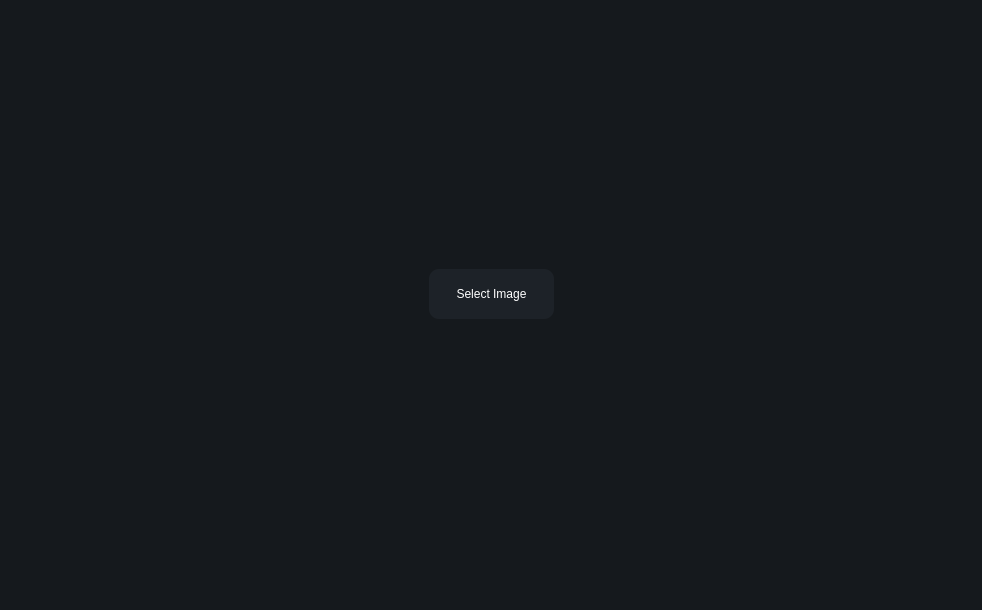
<?xml version="1.0" encoding="UTF-8"?>
<ui version="4.0">
 <class>MainWindow</class>
 <widget class="QMainWindow" name="MainWindow">
  <property name="geometry">
   <rect>
    <x>0</x>
    <y>0</y>
    <width>982</width>
    <height>610</height>
   </rect>
  </property>
  <property name="windowTitle">
   <string>Photo Editor</string>
  </property>
  <property name="styleSheet">
   <string notr="true">background-color: rgb(21, 25, 29);</string>
  </property>
  <widget class="QWidget" name="centralwidget">
   <property name="enabled">
    <bool>true</bool>
   </property>
   <property name="styleSheet">
    <string notr="true">background-color: rgb(21, 25, 29);</string>
   </property>
   <layout class="QGridLayout" name="gridLayout_2">
    <item row="0" column="0">
     <widget class="QStackedWidget" name="stackedWidget">
      <property name="currentIndex">
       <number>0</number>
      </property>
      <widget class="QWidget" name="fileSelectPage">
       <layout class="QGridLayout" name="gridLayout">
        <item row="0" column="0">
         <spacer name="leftSpacer">
          <property name="orientation">
           <enum>Qt::Horizontal</enum>
          </property>
          <property name="sizeHint" stdset="0">
           <size>
            <width>40</width>
            <height>20</height>
           </size>
          </property>
         </spacer>
        </item>
        <item row="0" column="2">
         <spacer name="rightSpacer">
          <property name="orientation">
           <enum>Qt::Horizontal</enum>
          </property>
          <property name="sizeHint" stdset="0">
           <size>
            <width>40</width>
            <height>20</height>
           </size>
          </property>
         </spacer>
        </item>
        <item row="0" column="1">
         <widget class="QPushButton" name="selectImageButton">
          <property name="minimumSize">
           <size>
            <width>125</width>
            <height>50</height>
           </size>
          </property>
          <property name="styleSheet">
           <string notr="true">QPushButton {
	color: rgb(255, 255, 255);
	border: none;
	background-color: rgb(29, 34, 40);	
	border-radius: 10px;
	font: 250 12pt &quot;Helvetica&quot;;
}

QPushButton:hover {
	background-color: rgb(54, 64, 75);
}</string>
          </property>
          <property name="text">
           <string>Select Image</string>
          </property>
         </widget>
        </item>
       </layout>
      </widget>
      <widget class="QWidget" name="photoEditingPage">
       <layout class="QHBoxLayout" name="horizontalLayout">
        <item>
         <widget class="QFrame" name="frame">
          <property name="maximumSize">
           <size>
            <width>250</width>
            <height>16777215</height>
           </size>
          </property>
          <property name="styleSheet">
           <string notr="true">background-color:rgb(41, 48, 56);
border: none;
border-radius: 10px;</string>
          </property>
          <property name="frameShape">
           <enum>QFrame::StyledPanel</enum>
          </property>
          <property name="frameShadow">
           <enum>QFrame::Raised</enum>
          </property>
          <layout class="QVBoxLayout" name="verticalLayout">
           <property name="leftMargin">
            <number>0</number>
           </property>
           <property name="topMargin">
            <number>10</number>
           </property>
           <property name="rightMargin">
            <number>0</number>
           </property>
           <property name="bottomMargin">
            <number>0</number>
           </property>
           <item>
            <widget class="QLabel" name="effectsLabel">
             <property name="styleSheet">
              <string notr="true">color: white;
font: 250 16pt &quot;Helvetica&quot;;
padding: 10px;</string>
             </property>
             <property name="text">
              <string>Effects</string>
             </property>
             <property name="alignment">
              <set>Qt::AlignCenter</set>
             </property>
            </widget>
           </item>
           <item>
            <widget class="QListWidget" name="effectsListWidget">
             <property name="focusPolicy">
              <enum>Qt::NoFocus</enum>
             </property>
             <property name="styleSheet">
              <string notr="true">QListWidget {
background-color: rgb(29, 34, 40);
border-radius: 0px;
border-bottom-right-radius: 10px;
border-bottom-left-radius: 10px;
}

QListWidget::item {
	background-color: rgb(29, 34, 40);
	border: none;
	border-radius: 4px;
	padding: 5px;
	color: white;
	font: 10pt &quot;Helvetica&quot;;
}

QListWidget::item:hover {
	background-color: rgb(50, 68, 88);
}

QListWidget::item:selected {
	background-color: rgb(55, 100, 156);
}
</string>
             </property>
             <property name="verticalScrollBarPolicy">
              <enum>Qt::ScrollBarAlwaysOff</enum>
             </property>
             <property name="horizontalScrollBarPolicy">
              <enum>Qt::ScrollBarAlwaysOff</enum>
             </property>
             <property name="currentRow">
              <number>-1</number>
             </property>
            </widget>
           </item>
          </layout>
         </widget>
        </item>
        <item>
         <layout class="QVBoxLayout" name="editingVerticalLayout">
          <property name="spacing">
           <number>6</number>
          </property>
          <property name="leftMargin">
           <number>0</number>
          </property>
          <property name="topMargin">
           <number>6</number>
          </property>
          <property name="bottomMargin">
           <number>0</number>
          </property>
          <item>
           <widget class="QStackedWidget" name="effectsStackedWidget">
            <property name="maximumSize">
             <size>
              <width>250</width>
              <height>16777215</height>
             </size>
            </property>
            <property name="currentIndex">
             <number>0</number>
            </property>
            <widget class="QWidget" name="blurPage">
             <property name="maximumSize">
              <size>
               <width>250</width>
               <height>16777215</height>
              </size>
             </property>
             <layout class="QVBoxLayout" name="verticalLayout_3">
              <property name="leftMargin">
               <number>0</number>
              </property>
              <property name="topMargin">
               <number>9</number>
              </property>
              <property name="rightMargin">
               <number>0</number>
              </property>
              <item>
               <spacer name="blurVerticalSpacer">
                <property name="orientation">
                 <enum>Qt::Vertical</enum>
                </property>
                <property name="sizeHint" stdset="0">
                 <size>
                  <width>20</width>
                  <height>40</height>
                 </size>
                </property>
               </spacer>
              </item>
              <item>
               <widget class="QLabel" name="blurIntensityLabel">
                <property name="styleSheet">
                 <string notr="true">color: white;
font: 250 10pt &quot;Helvetica&quot;;</string>
                </property>
                <property name="text">
                 <string>1</string>
                </property>
                <property name="alignment">
                 <set>Qt::AlignCenter</set>
                </property>
               </widget>
              </item>
              <item>
               <widget class="QSlider" name="blurIntensitySlider">
                <property name="minimumSize">
                 <size>
                  <width>0</width>
                  <height>22</height>
                 </size>
                </property>
                <property name="mouseTracking">
                 <bool>true</bool>
                </property>
                <property name="focusPolicy">
                 <enum>Qt::NoFocus</enum>
                </property>
                <property name="styleSheet">
                 <string notr="true">QSlider {
	min-height: 22px;
}

QSlider::groove:horizontal {
	background-color: white;
	height: 6px;
}

QSlider::handle:horizontal {
	background-color: rgb(29, 34, 40);
	width: 18px;
	height: 22px;
	margin: -4px 0;
	border-radius: 4px;
}

QSlider::handle:horizontal:hover {
	background-color: rgb(54, 64, 75);
}</string>
                </property>
                <property name="minimum">
                 <number>1</number>
                </property>
                <property name="maximum">
                 <number>100</number>
                </property>
                <property name="tracking">
                 <bool>true</bool>
                </property>
                <property name="orientation">
                 <enum>Qt::Horizontal</enum>
                </property>
               </widget>
              </item>
              <item>
               <widget class="QPushButton" name="blurButton">
                <property name="styleSheet">
                 <string notr="true">QPushButton {
	color: rgb(255, 255, 255);
	border: none;
	background-color: rgb(29, 34, 40);	
	border-radius: 4px;
	font: 250 10pt &quot;Helvetica&quot;;
	min-height: 24px;
	min-width: 128;;
}

QPushButton:hover {
	background-color: rgb(54, 64, 75);
}</string>
                </property>
                <property name="text">
                 <string>Blur</string>
                </property>
               </widget>
              </item>
             </layout>
            </widget>
            <widget class="QWidget" name="sharpenPage">
             <property name="maximumSize">
              <size>
               <width>250</width>
               <height>16777215</height>
              </size>
             </property>
             <layout class="QVBoxLayout" name="verticalLayout_4">
              <property name="leftMargin">
               <number>0</number>
              </property>
              <property name="rightMargin">
               <number>0</number>
              </property>
              <item>
               <spacer name="sharpenVerticalSpacer">
                <property name="orientation">
                 <enum>Qt::Vertical</enum>
                </property>
                <property name="sizeHint" stdset="0">
                 <size>
                  <width>20</width>
                  <height>394</height>
                 </size>
                </property>
               </spacer>
              </item>
              <item>
               <widget class="QLabel" name="sharpenIntensityLabel">
                <property name="styleSheet">
                 <string notr="true">color: white;
font: 250 10pt &quot;Helvetica&quot;;</string>
                </property>
                <property name="text">
                 <string>1</string>
                </property>
                <property name="alignment">
                 <set>Qt::AlignCenter</set>
                </property>
               </widget>
              </item>
              <item>
               <widget class="QSlider" name="sharpenIntensitySlider">
                <property name="minimumSize">
                 <size>
                  <width>0</width>
                  <height>22</height>
                 </size>
                </property>
                <property name="mouseTracking">
                 <bool>true</bool>
                </property>
                <property name="focusPolicy">
                 <enum>Qt::NoFocus</enum>
                </property>
                <property name="styleSheet">
                 <string notr="true">QSlider {
	min-height: 22px;
}

QSlider::groove:horizontal {
	background-color: white;
	height: 6px;
}

QSlider::handle:horizontal {
	background-color: rgb(29, 34, 40);
	width: 18px;
	height: 22px;
	margin: -4px 0;
	border-radius: 4px;
}

QSlider::handle:horizontal:hover {
	background-color: rgb(54, 64, 75);
}</string>
                </property>
                <property name="minimum">
                 <number>1</number>
                </property>
                <property name="maximum">
                 <number>100</number>
                </property>
                <property name="tracking">
                 <bool>true</bool>
                </property>
                <property name="orientation">
                 <enum>Qt::Horizontal</enum>
                </property>
               </widget>
              </item>
              <item>
               <widget class="QPushButton" name="sharpenButton">
                <property name="styleSheet">
                 <string notr="true">QPushButton {
	color: rgb(255, 255, 255);
	border: none;
	background-color: rgb(29, 34, 40);	
	border-radius: 4px;
	font: 250 10pt &quot;Helvetica&quot;;
	min-height: 24px;
	min-width: 128;;
}

QPushButton:hover {
	background-color: rgb(54, 64, 75);
}</string>
                </property>
                <property name="text">
                 <string>Sharpen</string>
                </property>
               </widget>
              </item>
             </layout>
            </widget>
            <widget class="QWidget" name="contrastPage">
             <layout class="QVBoxLayout" name="verticalLayout_2">
              <property name="leftMargin">
               <number>0</number>
              </property>
              <property name="rightMargin">
               <number>0</number>
              </property>
              <item>
               <spacer name="contrastVerticalSpacer">
                <property name="orientation">
                 <enum>Qt::Vertical</enum>
                </property>
                <property name="sizeHint" stdset="0">
                 <size>
                  <width>20</width>
                  <height>394</height>
                 </size>
                </property>
               </spacer>
              </item>
              <item>
               <widget class="QLabel" name="contrastIntensityLabel">
                <property name="styleSheet">
                 <string notr="true">color: white;
font: 250 10pt &quot;Helvetica&quot;;</string>
                </property>
                <property name="text">
                 <string>0</string>
                </property>
                <property name="alignment">
                 <set>Qt::AlignCenter</set>
                </property>
               </widget>
              </item>
              <item>
               <widget class="QSlider" name="contrastIntensitySlider">
                <property name="minimumSize">
                 <size>
                  <width>0</width>
                  <height>22</height>
                 </size>
                </property>
                <property name="mouseTracking">
                 <bool>true</bool>
                </property>
                <property name="focusPolicy">
                 <enum>Qt::NoFocus</enum>
                </property>
                <property name="styleSheet">
                 <string notr="true">QSlider {
	min-height: 22px;
}

QSlider::groove:horizontal {
	background-color: white;
	height: 6px;
}

QSlider::handle:horizontal {
	background-color: rgb(29, 34, 40);
	width: 18px;
	height: 22px;
	margin: -4px 0;
	border-radius: 4px;
}

QSlider::handle:horizontal:hover {
	background-color: rgb(54, 64, 75);
}</string>
                </property>
                <property name="maximum">
                 <number>100</number>
                </property>
                <property name="tracking">
                 <bool>true</bool>
                </property>
                <property name="orientation">
                 <enum>Qt::Horizontal</enum>
                </property>
               </widget>
              </item>
              <item>
               <widget class="QPushButton" name="contrastButton">
                <property name="styleSheet">
                 <string notr="true">QPushButton {
	color: rgb(255, 255, 255);
	border: none;
	background-color: rgb(29, 34, 40);	
	border-radius: 4px;
	font: 250 10pt &quot;Helvetica&quot;;
	min-height: 24px;
	min-width: 128;;
}

QPushButton:hover {
	background-color: rgb(54, 64, 75);
}</string>
                </property>
                <property name="text">
                 <string>Contrast</string>
                </property>
               </widget>
              </item>
             </layout>
            </widget>
            <widget class="QWidget" name="exposurePage">
             <layout class="QVBoxLayout" name="verticalLayout_5">
              <property name="leftMargin">
               <number>0</number>
              </property>
              <property name="rightMargin">
               <number>0</number>
              </property>
              <item>
               <spacer name="exposureVerticalSpacer">
                <property name="orientation">
                 <enum>Qt::Vertical</enum>
                </property>
                <property name="sizeHint" stdset="0">
                 <size>
                  <width>20</width>
                  <height>394</height>
                 </size>
                </property>
               </spacer>
              </item>
              <item>
               <widget class="QLabel" name="exposureIntensityLabel">
                <property name="styleSheet">
                 <string notr="true">color: white;
font: 250 10pt &quot;Helvetica&quot;;</string>
                </property>
                <property name="text">
                 <string>0</string>
                </property>
                <property name="alignment">
                 <set>Qt::AlignCenter</set>
                </property>
               </widget>
              </item>
              <item>
               <widget class="QSlider" name="exposureIntensitySlider">
                <property name="minimumSize">
                 <size>
                  <width>0</width>
                  <height>22</height>
                 </size>
                </property>
                <property name="mouseTracking">
                 <bool>true</bool>
                </property>
                <property name="focusPolicy">
                 <enum>Qt::NoFocus</enum>
                </property>
                <property name="styleSheet">
                 <string notr="true">QSlider {
	min-height: 22px;
}

QSlider::groove:horizontal {
	background-color: white;
	height: 6px;
}

QSlider::handle:horizontal {
	background-color: rgb(29, 34, 40);
	width: 18px;
	height: 22px;
	margin: -4px 0;
	border-radius: 4px;
}

QSlider::handle:horizontal:hover {
	background-color: rgb(54, 64, 75);
}</string>
                </property>
                <property name="minimum">
                 <number>-50</number>
                </property>
                <property name="maximum">
                 <number>50</number>
                </property>
                <property name="tracking">
                 <bool>true</bool>
                </property>
                <property name="orientation">
                 <enum>Qt::Horizontal</enum>
                </property>
               </widget>
              </item>
              <item>
               <widget class="QPushButton" name="exposureButton">
                <property name="styleSheet">
                 <string notr="true">QPushButton {
	color: rgb(255, 255, 255);
	border: none;
	background-color: rgb(29, 34, 40);	
	border-radius: 4px;
	font: 250 10pt &quot;Helvetica&quot;;
	min-height: 24px;
	min-width: 128;;
}

QPushButton:hover {
	background-color: rgb(54, 64, 75);
}</string>
                </property>
                <property name="text">
                 <string>Expose</string>
                </property>
               </widget>
              </item>
             </layout>
            </widget>
            <widget class="QWidget" name="brightnessPage">
             <layout class="QVBoxLayout" name="verticalLayout_6">
              <property name="leftMargin">
               <number>0</number>
              </property>
              <property name="rightMargin">
               <number>0</number>
              </property>
              <item>
               <spacer name="brightnessVerticalSpacer">
                <property name="orientation">
                 <enum>Qt::Vertical</enum>
                </property>
                <property name="sizeHint" stdset="0">
                 <size>
                  <width>20</width>
                  <height>394</height>
                 </size>
                </property>
               </spacer>
              </item>
              <item>
               <widget class="QLabel" name="brightnessIntensityLabel">
                <property name="styleSheet">
                 <string notr="true">color: white;
font: 250 10pt &quot;Helvetica&quot;;</string>
                </property>
                <property name="text">
                 <string>0</string>
                </property>
                <property name="alignment">
                 <set>Qt::AlignCenter</set>
                </property>
               </widget>
              </item>
              <item>
               <widget class="QSlider" name="brightnessIntensitySlider">
                <property name="minimumSize">
                 <size>
                  <width>0</width>
                  <height>22</height>
                 </size>
                </property>
                <property name="mouseTracking">
                 <bool>true</bool>
                </property>
                <property name="focusPolicy">
                 <enum>Qt::NoFocus</enum>
                </property>
                <property name="styleSheet">
                 <string notr="true">QSlider {
	min-height: 22px;
}

QSlider::groove:horizontal {
	background-color: white;
	height: 6px;
}

QSlider::handle:horizontal {
	background-color: rgb(29, 34, 40);
	width: 18px;
	height: 22px;
	margin: -4px 0;
	border-radius: 4px;
}

QSlider::handle:horizontal:hover {
	background-color: rgb(54, 64, 75);
}</string>
                </property>
                <property name="minimum">
                 <number>-50</number>
                </property>
                <property name="maximum">
                 <number>50</number>
                </property>
                <property name="tracking">
                 <bool>true</bool>
                </property>
                <property name="orientation">
                 <enum>Qt::Horizontal</enum>
                </property>
               </widget>
              </item>
              <item>
               <widget class="QPushButton" name="brightnessButton">
                <property name="styleSheet">
                 <string notr="true">QPushButton {
	color: rgb(255, 255, 255);
	border: none;
	background-color: rgb(29, 34, 40);	
	border-radius: 4px;
	font: 250 10pt &quot;Helvetica&quot;;
	min-height: 24px;
	min-width: 128;;
}

QPushButton:hover {
	background-color: rgb(54, 64, 75);
}</string>
                </property>
                <property name="text">
                 <string>Brighten</string>
                </property>
               </widget>
              </item>
             </layout>
            </widget>
            <widget class="QWidget" name="pixelatePage">
             <layout class="QVBoxLayout" name="verticalLayout_7">
              <property name="leftMargin">
               <number>0</number>
              </property>
              <property name="rightMargin">
               <number>0</number>
              </property>
              <item>
               <spacer name="pixelateVerticalSpacer">
                <property name="orientation">
                 <enum>Qt::Vertical</enum>
                </property>
                <property name="sizeHint" stdset="0">
                 <size>
                  <width>20</width>
                  <height>371</height>
                 </size>
                </property>
               </spacer>
              </item>
              <item>
               <widget class="QLabel" name="pixelateIntensityLabel">
                <property name="styleSheet">
                 <string notr="true">color: white;
font: 250 10pt &quot;Helvetica&quot;;</string>
                </property>
                <property name="text">
                 <string>1</string>
                </property>
                <property name="alignment">
                 <set>Qt::AlignCenter</set>
                </property>
               </widget>
              </item>
              <item>
               <widget class="QSlider" name="pixelateIntensitySlider">
                <property name="minimumSize">
                 <size>
                  <width>0</width>
                  <height>22</height>
                 </size>
                </property>
                <property name="mouseTracking">
                 <bool>true</bool>
                </property>
                <property name="focusPolicy">
                 <enum>Qt::NoFocus</enum>
                </property>
                <property name="styleSheet">
                 <string notr="true">QSlider {
	min-height: 22px;
}

QSlider::groove:horizontal {
	background-color: white;
	height: 6px;
}

QSlider::handle:horizontal {
	background-color: rgb(29, 34, 40);
	width: 18px;
	height: 22px;
	margin: -4px 0;
	border-radius: 4px;
}

QSlider::handle:horizontal:hover {
	background-color: rgb(54, 64, 75);
}</string>
                </property>
                <property name="minimum">
                 <number>1</number>
                </property>
                <property name="maximum">
                 <number>100</number>
                </property>
                <property name="tracking">
                 <bool>true</bool>
                </property>
                <property name="orientation">
                 <enum>Qt::Horizontal</enum>
                </property>
               </widget>
              </item>
              <item>
               <widget class="QPushButton" name="pixelateButton">
                <property name="styleSheet">
                 <string notr="true">QPushButton {
	color: rgb(255, 255, 255);
	border: none;
	background-color: rgb(29, 34, 40);	
	border-radius: 4px;
	font: 250 10pt &quot;Helvetica&quot;;
	min-height: 24px;
	min-width: 128;;
}

QPushButton:hover {
	background-color: rgb(54, 64, 75);
}</string>
                </property>
                <property name="text">
                 <string>Pixelate</string>
                </property>
               </widget>
              </item>
             </layout>
            </widget>
            <widget class="QWidget" name="invertPage">
             <layout class="QVBoxLayout" name="verticalLayout_8">
              <property name="leftMargin">
               <number>0</number>
              </property>
              <property name="rightMargin">
               <number>0</number>
              </property>
              <item>
               <spacer name="invertVerticalSpacer">
                <property name="orientation">
                 <enum>Qt::Vertical</enum>
                </property>
                <property name="sizeHint" stdset="0">
                 <size>
                  <width>20</width>
                  <height>40</height>
                 </size>
                </property>
               </spacer>
              </item>
              <item>
               <widget class="QPushButton" name="invertButton">
                <property name="styleSheet">
                 <string notr="true">QPushButton {
	color: rgb(255, 255, 255);
	border: none;
	background-color: rgb(29, 34, 40);	
	border-radius: 4px;
	font: 250 10pt &quot;Helvetica&quot;;
	min-height: 24px;
	min-width: 128;;
}

QPushButton:hover {
	background-color: rgb(54, 64, 75);
}</string>
                </property>
                <property name="text">
                 <string>Invert</string>
                </property>
               </widget>
              </item>
             </layout>
            </widget>
            <widget class="QWidget" name="monochromePage">
             <layout class="QVBoxLayout" name="verticalLayout_9">
              <property name="leftMargin">
               <number>0</number>
              </property>
              <property name="rightMargin">
               <number>0</number>
              </property>
              <item>
               <spacer name="monochromeSpacer">
                <property name="orientation">
                 <enum>Qt::Vertical</enum>
                </property>
                <property name="sizeHint" stdset="0">
                 <size>
                  <width>20</width>
                  <height>443</height>
                 </size>
                </property>
               </spacer>
              </item>
              <item>
               <widget class="QPushButton" name="monochromeButton">
                <property name="styleSheet">
                 <string notr="true">QPushButton {
	color: rgb(255, 255, 255);
	border: none;
	background-color: rgb(29, 34, 40);	
	border-radius: 4px;
	font: 250 10pt &quot;Helvetica&quot;;
	min-height: 24px;
	min-width: 128;;
}

QPushButton:hover {
	background-color: rgb(54, 64, 75);
}</string>
                </property>
                <property name="text">
                 <string>Monochrome</string>
                </property>
               </widget>
              </item>
             </layout>
            </widget>
           </widget>
          </item>
          <item>
           <widget class="QPushButton" name="revertButton">
            <property name="styleSheet">
             <string notr="true">QPushButton {
	color: rgb(255, 255, 255);
	border: none;
	background-color: rgb(29, 34, 40);	
	border-radius: 4px;
	font: 250 10pt &quot;Helvetica&quot;;
	min-height: 24px;
	min-width: 128;;
}

QPushButton:hover {
	background-color: rgb(54, 64, 75);
}</string>
            </property>
            <property name="text">
             <string>Revert</string>
            </property>
           </widget>
          </item>
         </layout>
        </item>
        <item>
         <layout class="QVBoxLayout" name="imageLayout">
          <property name="leftMargin">
           <number>0</number>
          </property>
          <item>
           <widget class="QLabel" name="imageTitleLabel">
            <property name="maximumSize">
             <size>
              <width>16777215</width>
              <height>60</height>
             </size>
            </property>
            <property name="styleSheet">
             <string notr="true">color: white;
font: 250 16pt &quot;Helvetica&quot;;</string>
            </property>
            <property name="text">
             <string>Edited Image</string>
            </property>
            <property name="alignment">
             <set>Qt::AlignCenter</set>
            </property>
           </widget>
          </item>
          <item>
           <widget class="QLabel" name="imageLabel">
            <property name="minimumSize">
             <size>
              <width>250</width>
              <height>250</height>
             </size>
            </property>
            <property name="styleSheet">
             <string notr="true">background-color: rgb(29, 34, 40);
border-radius: 10px;</string>
            </property>
            <property name="text">
             <string/>
            </property>
           </widget>
          </item>
          <item>
           <widget class="QPushButton" name="saveButton">
            <property name="minimumSize">
             <size>
              <width>128</width>
              <height>24</height>
             </size>
            </property>
            <property name="styleSheet">
             <string notr="true">QPushButton {
	color: rgb(255, 255, 255);
	border: none;
	background-color: rgb(29, 34, 40);	
	border-radius: 4px;
	font: 250 10pt &quot;Helvetica&quot;;
	min-height: 24px;
	min-width: 128;;
}

QPushButton:hover {
	background-color: rgb(54, 64, 75);
}</string>
            </property>
            <property name="text">
             <string>Save Image</string>
            </property>
           </widget>
          </item>
         </layout>
        </item>
        <item>
         <layout class="QVBoxLayout" name="originalImageLayout">
          <property name="leftMargin">
           <number>6</number>
          </property>
          <item>
           <widget class="QLabel" name="originalImageTitleLabel">
            <property name="maximumSize">
             <size>
              <width>16777215</width>
              <height>60</height>
             </size>
            </property>
            <property name="styleSheet">
             <string notr="true">color: white;
font: 250 16pt &quot;Helvetica&quot;;</string>
            </property>
            <property name="text">
             <string>Original Image</string>
            </property>
            <property name="alignment">
             <set>Qt::AlignCenter</set>
            </property>
           </widget>
          </item>
          <item>
           <widget class="QLabel" name="originalImageLabel">
            <property name="minimumSize">
             <size>
              <width>250</width>
              <height>250</height>
             </size>
            </property>
            <property name="styleSheet">
             <string notr="true">background-color: rgb(29, 34, 40);
border-radius: 10px;</string>
            </property>
            <property name="text">
             <string/>
            </property>
           </widget>
          </item>
          <item>
           <widget class="QPushButton" name="selectNewImageButton">
            <property name="minimumSize">
             <size>
              <width>128</width>
              <height>24</height>
             </size>
            </property>
            <property name="styleSheet">
             <string notr="true">QPushButton {
	color: rgb(255, 255, 255);
	border: none;
	background-color: rgb(29, 34, 40);	
	border-radius: 4px;
	font: 250 10pt &quot;Helvetica&quot;;
	min-height: 24px;
	min-width: 128;;
}

QPushButton:hover {
	background-color: rgb(54, 64, 75);
}</string>
            </property>
            <property name="text">
             <string>Select Image</string>
            </property>
           </widget>
          </item>
         </layout>
        </item>
       </layout>
      </widget>
     </widget>
    </item>
   </layout>
  </widget>
  <widget class="QMenuBar" name="menubar">
   <property name="geometry">
    <rect>
     <x>0</x>
     <y>0</y>
     <width>982</width>
     <height>21</height>
    </rect>
   </property>
  </widget>
  <widget class="QStatusBar" name="statusbar"/>
 </widget>
 <resources/>
 <connections/>
</ui>
